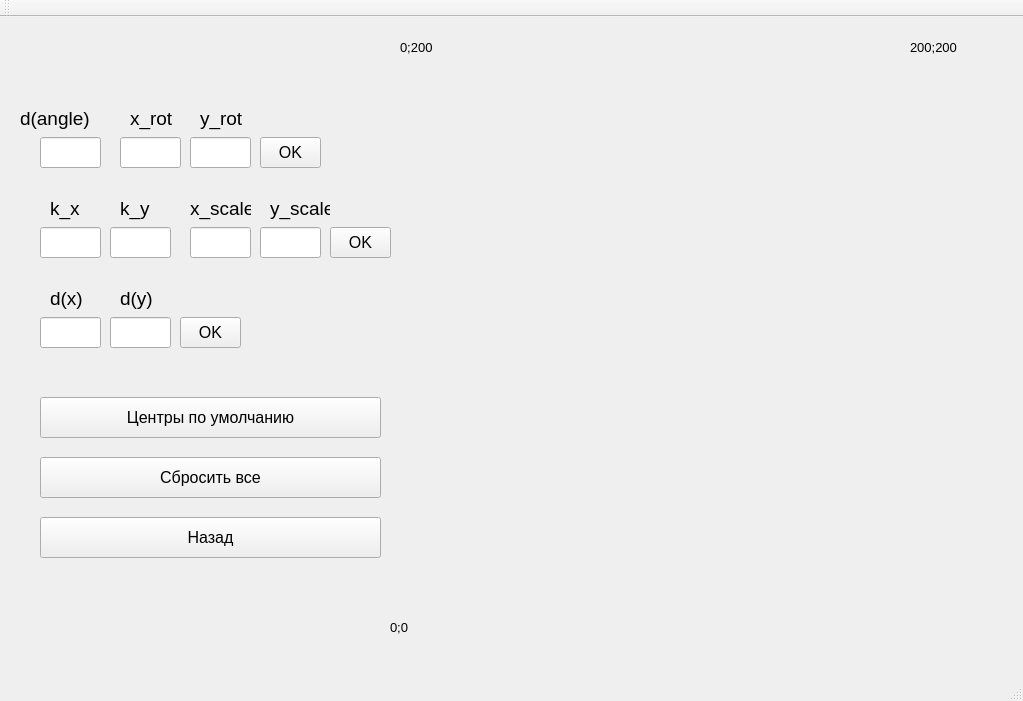
<?xml version="1.0" encoding="UTF-8"?>
<ui version="4.0">
 <class>MainWindow</class>
 <widget class="QMainWindow" name="MainWindow">
  <property name="windowModality">
   <enum>Qt::ApplicationModal</enum>
  </property>
  <property name="geometry">
   <rect>
    <x>0</x>
    <y>0</y>
    <width>1023</width>
    <height>701</height>
   </rect>
  </property>
  <property name="windowTitle">
   <string>Cat</string>
  </property>
  <widget class="QWidget" name="centralWidget">
   <widget class="GLWidget" name="widget" native="true">
    <property name="geometry">
     <rect>
      <x>410</x>
      <y>60</y>
      <width>540</width>
      <height>540</height>
     </rect>
    </property>
   </widget>
   <widget class="QLabel" name="label">
    <property name="geometry">
     <rect>
      <x>130</x>
      <y>90</y>
      <width>61</width>
      <height>23</height>
     </rect>
    </property>
    <property name="font">
     <font>
      <pointsize>14</pointsize>
     </font>
    </property>
    <property name="text">
     <string>x_rot</string>
    </property>
   </widget>
   <widget class="QLabel" name="label_2">
    <property name="geometry">
     <rect>
      <x>200</x>
      <y>90</y>
      <width>60</width>
      <height>23</height>
     </rect>
    </property>
    <property name="font">
     <font>
      <pointsize>14</pointsize>
     </font>
    </property>
    <property name="text">
     <string>y_rot</string>
    </property>
   </widget>
   <widget class="QLabel" name="label_4">
    <property name="geometry">
     <rect>
      <x>20</x>
      <y>90</y>
      <width>101</width>
      <height>23</height>
     </rect>
    </property>
    <property name="font">
     <font>
      <pointsize>14</pointsize>
     </font>
    </property>
    <property name="text">
     <string>d(angle)</string>
    </property>
   </widget>
   <widget class="QLineEdit" name="angle">
    <property name="geometry">
     <rect>
      <x>40</x>
      <y>120</y>
      <width>61</width>
      <height>31</height>
     </rect>
    </property>
    <property name="font">
     <font>
      <pointsize>14</pointsize>
     </font>
    </property>
   </widget>
   <widget class="QLineEdit" name="x_rot">
    <property name="geometry">
     <rect>
      <x>120</x>
      <y>120</y>
      <width>61</width>
      <height>31</height>
     </rect>
    </property>
    <property name="font">
     <font>
      <pointsize>14</pointsize>
     </font>
    </property>
   </widget>
   <widget class="QLineEdit" name="y_rot">
    <property name="geometry">
     <rect>
      <x>190</x>
      <y>120</y>
      <width>61</width>
      <height>31</height>
     </rect>
    </property>
    <property name="font">
     <font>
      <pointsize>14</pointsize>
     </font>
    </property>
   </widget>
   <widget class="QPushButton" name="b_rotate">
    <property name="geometry">
     <rect>
      <x>260</x>
      <y>120</y>
      <width>61</width>
      <height>31</height>
     </rect>
    </property>
    <property name="font">
     <font>
      <pointsize>12</pointsize>
     </font>
    </property>
    <property name="text">
     <string>OK</string>
    </property>
   </widget>
   <widget class="QLabel" name="label_5">
    <property name="geometry">
     <rect>
      <x>270</x>
      <y>180</y>
      <width>60</width>
      <height>23</height>
     </rect>
    </property>
    <property name="font">
     <font>
      <pointsize>14</pointsize>
     </font>
    </property>
    <property name="text">
     <string>y_scale</string>
    </property>
   </widget>
   <widget class="QLineEdit" name="x_scale">
    <property name="geometry">
     <rect>
      <x>190</x>
      <y>210</y>
      <width>61</width>
      <height>31</height>
     </rect>
    </property>
    <property name="font">
     <font>
      <pointsize>14</pointsize>
     </font>
    </property>
   </widget>
   <widget class="QLabel" name="label_6">
    <property name="geometry">
     <rect>
      <x>50</x>
      <y>180</y>
      <width>51</width>
      <height>23</height>
     </rect>
    </property>
    <property name="font">
     <font>
      <pointsize>14</pointsize>
     </font>
    </property>
    <property name="text">
     <string>k_x</string>
    </property>
   </widget>
   <widget class="QLineEdit" name="k_x">
    <property name="geometry">
     <rect>
      <x>40</x>
      <y>210</y>
      <width>61</width>
      <height>31</height>
     </rect>
    </property>
    <property name="font">
     <font>
      <pointsize>14</pointsize>
     </font>
    </property>
   </widget>
   <widget class="QPushButton" name="b_scale">
    <property name="geometry">
     <rect>
      <x>330</x>
      <y>210</y>
      <width>61</width>
      <height>31</height>
     </rect>
    </property>
    <property name="font">
     <font>
      <pointsize>12</pointsize>
     </font>
    </property>
    <property name="text">
     <string>OK</string>
    </property>
   </widget>
   <widget class="QLineEdit" name="y_scale">
    <property name="geometry">
     <rect>
      <x>260</x>
      <y>210</y>
      <width>61</width>
      <height>31</height>
     </rect>
    </property>
    <property name="font">
     <font>
      <pointsize>14</pointsize>
     </font>
    </property>
   </widget>
   <widget class="QLabel" name="label_7">
    <property name="geometry">
     <rect>
      <x>190</x>
      <y>180</y>
      <width>61</width>
      <height>23</height>
     </rect>
    </property>
    <property name="font">
     <font>
      <pointsize>14</pointsize>
     </font>
    </property>
    <property name="text">
     <string>x_scale</string>
    </property>
   </widget>
   <widget class="QLabel" name="label_8">
    <property name="geometry">
     <rect>
      <x>120</x>
      <y>180</y>
      <width>51</width>
      <height>23</height>
     </rect>
    </property>
    <property name="font">
     <font>
      <pointsize>14</pointsize>
     </font>
    </property>
    <property name="text">
     <string>k_y</string>
    </property>
   </widget>
   <widget class="QLineEdit" name="k_y">
    <property name="geometry">
     <rect>
      <x>110</x>
      <y>210</y>
      <width>61</width>
      <height>31</height>
     </rect>
    </property>
    <property name="font">
     <font>
      <pointsize>14</pointsize>
     </font>
    </property>
   </widget>
   <widget class="QPushButton" name="pushButton">
    <property name="geometry">
     <rect>
      <x>40</x>
      <y>380</y>
      <width>341</width>
      <height>41</height>
     </rect>
    </property>
    <property name="font">
     <font>
      <pointsize>12</pointsize>
     </font>
    </property>
    <property name="text">
     <string>Центры по умолчанию</string>
    </property>
   </widget>
   <widget class="QLabel" name="label_9">
    <property name="geometry">
     <rect>
      <x>120</x>
      <y>270</y>
      <width>51</width>
      <height>23</height>
     </rect>
    </property>
    <property name="font">
     <font>
      <pointsize>14</pointsize>
     </font>
    </property>
    <property name="text">
     <string>d(y)</string>
    </property>
   </widget>
   <widget class="QLabel" name="label_10">
    <property name="geometry">
     <rect>
      <x>50</x>
      <y>270</y>
      <width>51</width>
      <height>23</height>
     </rect>
    </property>
    <property name="font">
     <font>
      <pointsize>14</pointsize>
     </font>
    </property>
    <property name="text">
     <string>d(x)</string>
    </property>
   </widget>
   <widget class="QLineEdit" name="d_x">
    <property name="geometry">
     <rect>
      <x>40</x>
      <y>300</y>
      <width>61</width>
      <height>31</height>
     </rect>
    </property>
    <property name="font">
     <font>
      <pointsize>14</pointsize>
     </font>
    </property>
   </widget>
   <widget class="QLineEdit" name="d_y">
    <property name="geometry">
     <rect>
      <x>110</x>
      <y>300</y>
      <width>61</width>
      <height>31</height>
     </rect>
    </property>
    <property name="font">
     <font>
      <pointsize>14</pointsize>
     </font>
    </property>
   </widget>
   <widget class="QPushButton" name="perem">
    <property name="geometry">
     <rect>
      <x>180</x>
      <y>300</y>
      <width>61</width>
      <height>31</height>
     </rect>
    </property>
    <property name="font">
     <font>
      <pointsize>12</pointsize>
     </font>
    </property>
    <property name="text">
     <string>OK</string>
    </property>
   </widget>
   <widget class="QPushButton" name="pushButton_2">
    <property name="geometry">
     <rect>
      <x>40</x>
      <y>440</y>
      <width>341</width>
      <height>41</height>
     </rect>
    </property>
    <property name="font">
     <font>
      <pointsize>12</pointsize>
     </font>
    </property>
    <property name="text">
     <string>Сбросить все</string>
    </property>
   </widget>
   <widget class="QPushButton" name="pushButton_3">
    <property name="geometry">
     <rect>
      <x>40</x>
      <y>500</y>
      <width>341</width>
      <height>41</height>
     </rect>
    </property>
    <property name="font">
     <font>
      <pointsize>12</pointsize>
     </font>
    </property>
    <property name="text">
     <string>Назад</string>
    </property>
    <property name="shortcut">
     <string>Ctrl+Z</string>
    </property>
   </widget>
   <widget class="QLabel" name="label_3">
    <property name="geometry">
     <rect>
      <x>400</x>
      <y>10</y>
      <width>81</width>
      <height>41</height>
     </rect>
    </property>
    <property name="font">
     <font>
      <pointsize>10</pointsize>
     </font>
    </property>
    <property name="text">
     <string>0;200</string>
    </property>
   </widget>
   <widget class="QLabel" name="label_11">
    <property name="geometry">
     <rect>
      <x>910</x>
      <y>10</y>
      <width>81</width>
      <height>41</height>
     </rect>
    </property>
    <property name="font">
     <font>
      <pointsize>10</pointsize>
     </font>
    </property>
    <property name="text">
     <string>200;200</string>
    </property>
   </widget>
   <widget class="QLabel" name="label_12">
    <property name="geometry">
     <rect>
      <x>390</x>
      <y>590</y>
      <width>51</width>
      <height>41</height>
     </rect>
    </property>
    <property name="font">
     <font>
      <pointsize>10</pointsize>
     </font>
    </property>
    <property name="text">
     <string>0;0</string>
    </property>
   </widget>
  </widget>
  <widget class="QMenuBar" name="menuBar">
   <property name="geometry">
    <rect>
     <x>0</x>
     <y>0</y>
     <width>1023</width>
     <height>21</height>
    </rect>
   </property>
  </widget>
  <widget class="QToolBar" name="mainToolBar">
   <attribute name="toolBarArea">
    <enum>TopToolBarArea</enum>
   </attribute>
   <attribute name="toolBarBreak">
    <bool>false</bool>
   </attribute>
  </widget>
  <widget class="QStatusBar" name="statusBar"/>
 </widget>
 <layoutdefault spacing="6" margin="11"/>
 <customwidgets>
  <customwidget>
   <class>GLWidget</class>
   <extends>QWidget</extends>
   <header>glwidget.h</header>
   <container>1</container>
  </customwidget>
 </customwidgets>
 <tabstops>
  <tabstop>angle</tabstop>
  <tabstop>x_rot</tabstop>
  <tabstop>y_rot</tabstop>
  <tabstop>b_rotate</tabstop>
  <tabstop>k_x</tabstop>
  <tabstop>k_y</tabstop>
  <tabstop>x_scale</tabstop>
  <tabstop>y_scale</tabstop>
  <tabstop>b_scale</tabstop>
  <tabstop>d_x</tabstop>
  <tabstop>d_y</tabstop>
  <tabstop>perem</tabstop>
  <tabstop>pushButton</tabstop>
  <tabstop>pushButton_2</tabstop>
  <tabstop>pushButton_3</tabstop>
 </tabstops>
 <resources/>
 <connections/>
</ui>
